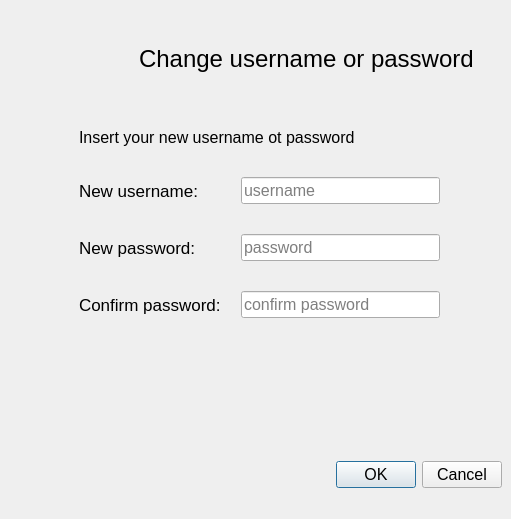
<?xml version="1.0" encoding="UTF-8"?>
<ui version="4.0">
 <class>settingsDialogUser</class>
 <widget class="QMainWindow" name="settingsDialogUser">
  <property name="geometry">
   <rect>
    <x>0</x>
    <y>0</y>
    <width>511</width>
    <height>519</height>
   </rect>
  </property>
  <property name="font">
   <font>
    <pointsize>12</pointsize>
   </font>
  </property>
  <property name="windowTitle">
   <string>MainWindow</string>
  </property>
  <widget class="QWidget" name="centralwidget">
   <layout class="QVBoxLayout" name="verticalLayout" stretch="1,4,5">
    <property name="spacing">
     <number>40</number>
    </property>
    <item>
     <widget class="QWidget" name="widget" native="true">
      <layout class="QHBoxLayout" name="horizontalLayout">
       <property name="spacing">
        <number>20</number>
       </property>
       <property name="leftMargin">
        <number>50</number>
       </property>
       <property name="topMargin">
        <number>30</number>
       </property>
       <property name="bottomMargin">
        <number>0</number>
       </property>
       <item>
        <widget class="QLabel" name="label">
         <property name="maximumSize">
          <size>
           <width>60</width>
           <height>60</height>
          </size>
         </property>
         <property name="text">
          <string/>
         </property>
         <property name="pixmap">
          <pixmap resource="icons.qrc">:/Icons/Icons100/user (2).png</pixmap>
         </property>
         <property name="scaledContents">
          <bool>true</bool>
         </property>
        </widget>
       </item>
       <item>
        <widget class="QLabel" name="label_2">
         <property name="font">
          <font>
           <pointsize>18</pointsize>
          </font>
         </property>
         <property name="text">
          <string>Change username or password</string>
         </property>
        </widget>
       </item>
      </layout>
     </widget>
    </item>
    <item alignment="Qt::AlignmentFlag::AlignTop">
     <widget class="QWidget" name="widget_2" native="true">
      <layout class="QGridLayout" name="gridLayout" rowstretch="1,0,0,0" columnstretch="3,6,1">
       <property name="leftMargin">
        <number>70</number>
       </property>
       <property name="horizontalSpacing">
        <number>20</number>
       </property>
       <property name="verticalSpacing">
        <number>30</number>
       </property>
       <item row="3" column="2">
        <spacer name="horizontalSpacer_5">
         <property name="orientation">
          <enum>Qt::Orientation::Horizontal</enum>
         </property>
         <property name="sizeHint" stdset="0">
          <size>
           <width>183</width>
           <height>20</height>
          </size>
         </property>
        </spacer>
       </item>
       <item row="1" column="2">
        <spacer name="horizontalSpacer">
         <property name="orientation">
          <enum>Qt::Orientation::Horizontal</enum>
         </property>
         <property name="sizeHint" stdset="0">
          <size>
           <width>30</width>
           <height>20</height>
          </size>
         </property>
        </spacer>
       </item>
       <item row="1" column="0">
        <widget class="QLabel" name="label_3">
         <property name="font">
          <font>
           <pointsize>13</pointsize>
          </font>
         </property>
         <property name="text">
          <string>New username:</string>
         </property>
        </widget>
       </item>
       <item row="2" column="1">
        <widget class="QLineEdit" name="Password">
         <property name="placeholderText">
          <string>password</string>
         </property>
        </widget>
       </item>
       <item row="2" column="0">
        <widget class="QLabel" name="label_6">
         <property name="font">
          <font>
           <pointsize>13</pointsize>
          </font>
         </property>
         <property name="text">
          <string>New password:</string>
         </property>
        </widget>
       </item>
       <item row="2" column="2">
        <spacer name="horizontalSpacer_4">
         <property name="orientation">
          <enum>Qt::Orientation::Horizontal</enum>
         </property>
         <property name="sizeHint" stdset="0">
          <size>
           <width>30</width>
           <height>20</height>
          </size>
         </property>
        </spacer>
       </item>
       <item row="3" column="1">
        <widget class="QLineEdit" name="ConfirmPassword">
         <property name="placeholderText">
          <string>confirm password</string>
         </property>
        </widget>
       </item>
       <item row="1" column="1">
        <widget class="QLineEdit" name="Username">
         <property name="placeholderText">
          <string>username</string>
         </property>
        </widget>
       </item>
       <item row="3" column="0">
        <widget class="QLabel" name="label_7">
         <property name="font">
          <font>
           <pointsize>13</pointsize>
          </font>
         </property>
         <property name="text">
          <string>Confirm password:</string>
         </property>
        </widget>
       </item>
       <item row="0" column="0" colspan="3">
        <widget class="QLabel" name="Message">
         <property name="maximumSize">
          <size>
           <width>16777215</width>
           <height>50</height>
          </size>
         </property>
         <property name="text">
          <string>Insert your new username ot password</string>
         </property>
        </widget>
       </item>
      </layout>
     </widget>
    </item>
    <item>
     <widget class="QDialogButtonBox" name="buttonBox">
      <property name="minimumSize">
       <size>
        <width>50</width>
        <height>70</height>
       </size>
      </property>
      <property name="standardButtons">
       <set>QDialogButtonBox::StandardButton::Cancel|QDialogButtonBox::StandardButton::Ok</set>
      </property>
     </widget>
    </item>
   </layout>
  </widget>
 </widget>
 <resources>
  <include location="icons.qrc"/>
 </resources>
 <connections/>
</ui>
